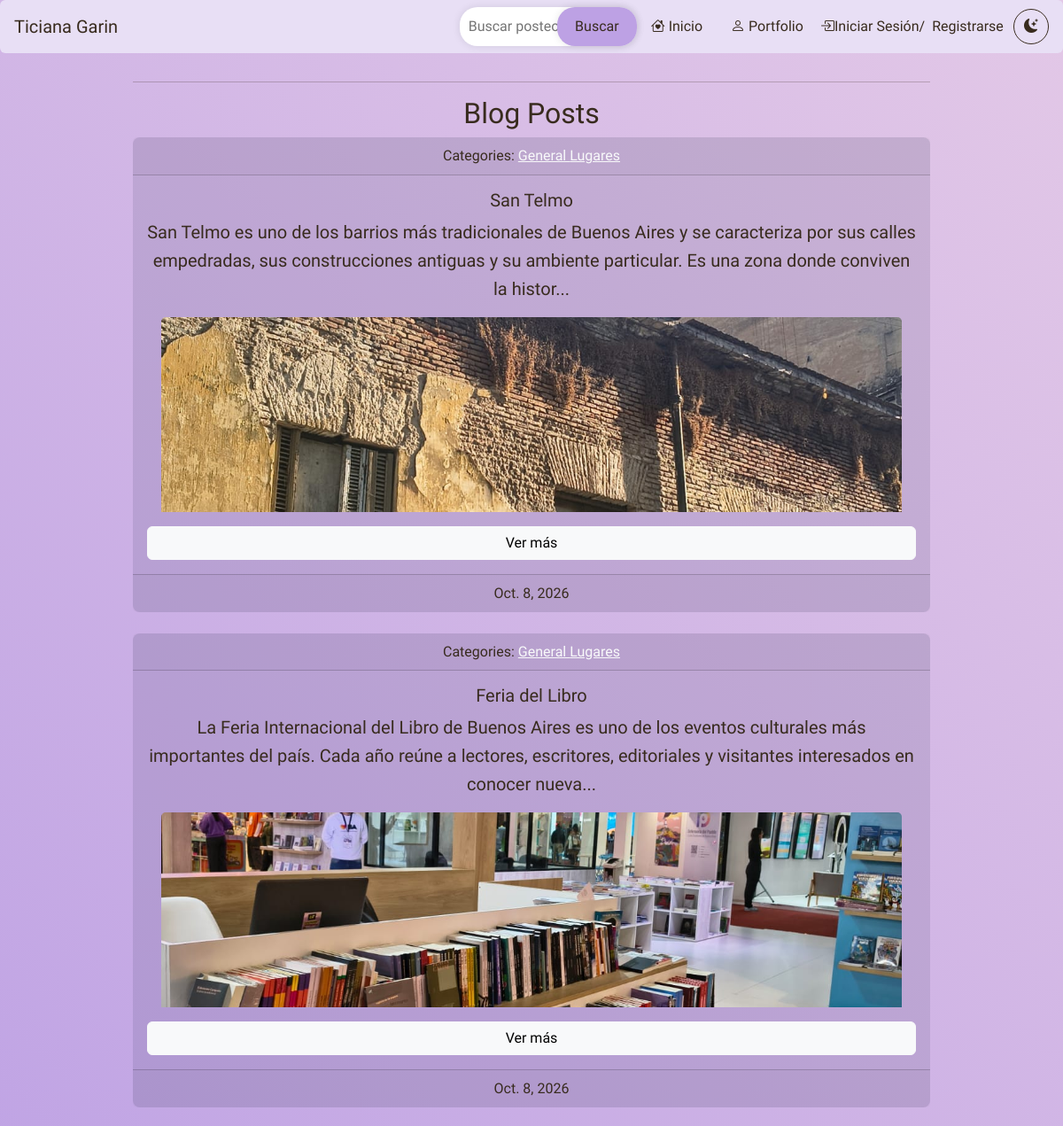
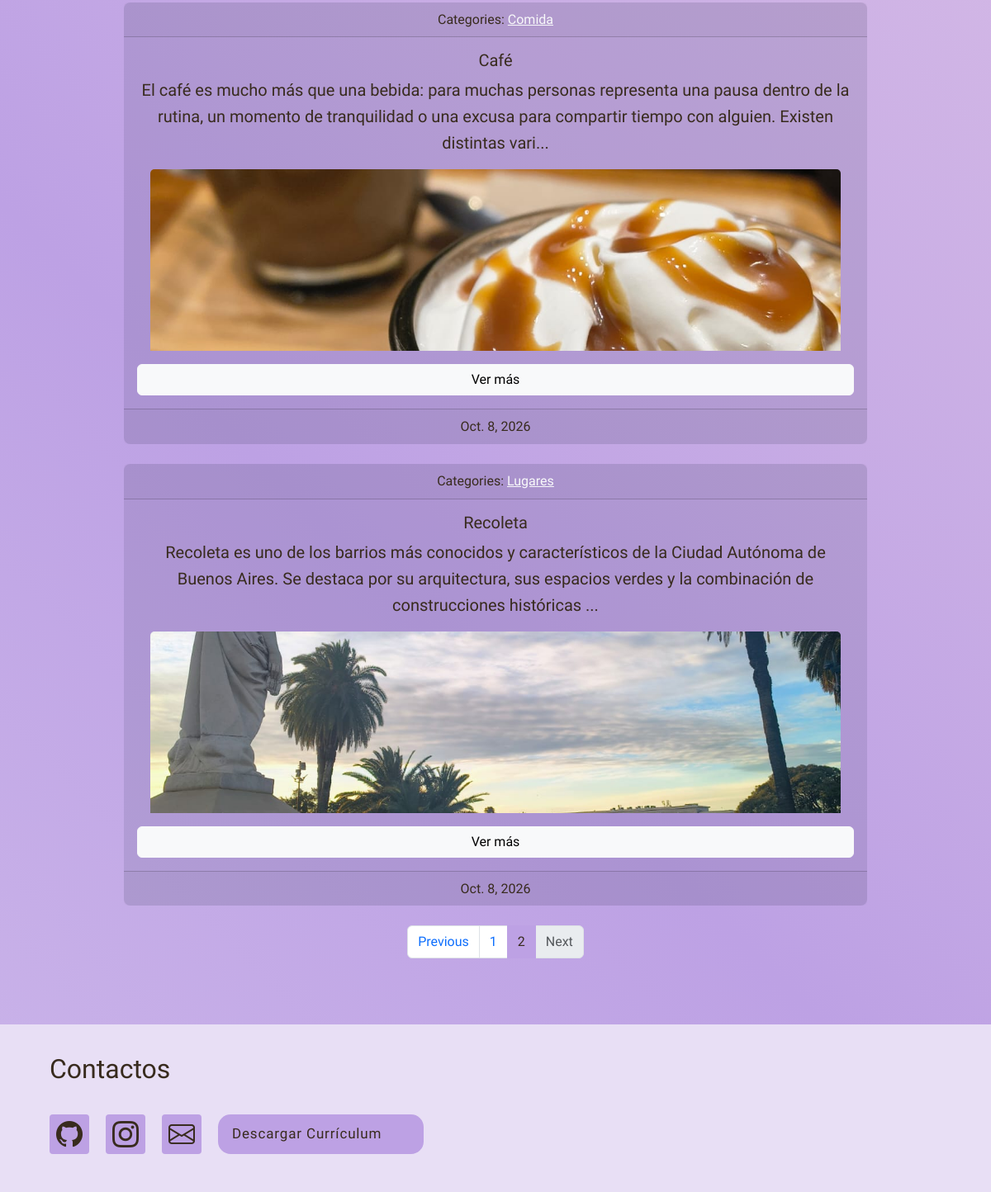
Screenshot of /blog/?page=2 with the database file from the repository (2 pictures, top to bottom).
### blog/models.py (models this page shows, shortened)
class Post(models.Model):
    title = models.CharField(max_length=255)
    body = models.TextField()
    image = models.ImageField(upload_to= "post/", blank= True, null= True)
    created_on = models.DateTimeField(auto_now_add=True)
    last_modified = models.DateTimeField(auto_now=True)
    categories = models.ManyToManyField("Category", related_name="posts")

class Category(models.Model):
    name = models.CharField(max_length=30)
    class Meta:
        verbose_name_plural = "categories"

### blog/views.py (the view)
# urls.py: path("", views.index, name="index"),
def index(request):
    posts = Post.objects.all().order_by("-created_on")
    categories = Category.objects.all()
    context = {
        "posts": posts,
        "categories": categories
    }
    paginator = Paginator(posts, 5)
    page_number = request.GET.get("page")
    post = paginator.get_page(page_number)
    context["post"] = post
    return render(request, "blog/index.html", context)

### blog/templates/blog/index.html (shortened to what this page needs)
{% extends "base.html" %}
{% load static %}
{% block page_css %}
    <link rel="stylesheet" href="{% static 'blog/index.css' %}?v=1">
{% endblock page_css %}
{% block page_title %}
    <h2>Blog Posts</h2>
{% endblock page_title %}
{% block page_content %}
    {% block posts %}
        <div class="posts-list">
        {% for item in post %}
            <div class="card text-center">
                <div class="card-header">
                    Categories:
                    {% for category in item.categories.all %}
                        <a href="{% url 'blog:blog_category' category.name %}?tema={{ request.GET.tema|default:'claro' }}" class="link-light">
                            {{ category.name }}
                        </a>
                    {% endfor %}
                </div>
                <div class="card-body">
                    <h5 class="card-title"> {{ item.title }}</h5>
                        <p>{{ item.body | slice:":200" }}...</p>
                    {% if item.image %}
                        <img class="card-img-top" src="{{ item.image.url }}" alt="{{ item.title }}">
                    {% endif %}
                    <a href="{% url 'blog:blog_detail' item.pk %}?tema={{ request.GET.tema|default:'claro' }}" class="btn btn-light">Ver más</a>
                </div>
                <div class="card-footer footer">
                    {{ item.created_on.date }}
                </div>
            </div>
        {% endfor %}
        </div>
        {% if post.has_other_pages %}
        <nav aria-label="Blog pagination" class="mt-4">
            <ul class="pagination justify-content-center">
                {% if post.has_previous %}
                    <li class="page-item">
                        <a class="page-link" href="?page={{ post.previous_page_number }}{% if request.GET.tema %}&amp;tema={{ request.GET.tema }}{% endif %}" aria-label="Previous page">Previous</a>
                    </li>
                {% else %}
                    <li class="page-item disabled"><span class="page-link">Previous</span></li>
                {% endif %}
                {% for number in post.paginator.page_range %}
                    {% if post.number == number %}
                        <li class="page-item active" aria-current="page"><span class="page-link">{{ number }}</span></li>
                    {% else %}
                        <li class="page-item"><a class="page-link" href="?page={{ number }}{% if request.GET.tema %}&amp;tema={{ request.GET.tema }}{% endif %}">{{ number }}</a></li>
                    {% endif %}
                {% endfor %}
                {% if post.has_next %}
                    <li class="page-item">
                        <a class="page-link" href="?page={{ post.next_page_number }}{% if request.GET.tema %}&amp;tema={{ request.GET.tema }}{% endif %}" aria-label="Next page">Next</a>
                    </li>
                {% else %}
                    <li class="page-item disabled"><span class="page-link">Next</span></li>
                {% endif %}
            </ul>
        </nav>
        {% endif %}
    {% endblock posts %}
{% endblock page_content %}

### blog/static/blog/styles.css (style rules this page uses)
:root { --margen: 20px; --fuentebody: 'Ysabeau Infant', sans-serif; --fuentetitle: 'Archivo Black', sans-serif; --gradient1: #e8dff5; --gradient2: #bda1e4; --gradient3: #f3d9e8; --text: #382b1e; --hover_color: #9d5da1; }
html { scroll-behavior: smooth; scroll-padding-top: 90px; }
html, body { height: auto; overflow-y: auto; }
body { margin: 0; min-height: 100vh; font-family: var(--fuentebody); color: var(--text); overflow-x: hidden; }
.footer { color:var(--text) }
.blog-content h2, .blog-content h5 { text-align: center; }
.blog-content .card { width: 100%; margin-inline: auto; margin-block: 0; padding: 0; border-radius: 8px; }
.pagination .page-item.active .page-link { background-color: var(--gradient2); border-color: var(--gradient2); color: var(--text); }
.blog-content p { text-indent: 0; }
p { font-size: 20px; text-indent: 20px; }
nav { width: 100%; border: none }
.card { border: none; margin-top: 20px; margin-bottom: 20px; background-color: rgba(16, 23, 56, 0.10); color: var(--text); display: flex; flex-direction: column; }
.card-body { display: flex; flex: 1; flex-direction: column; }
.animated-gradient { position: relative; background: linear-gradient( 45deg, var(--gradient1) 0%, var(--gradient2) 50%, var(--gradient3) 100% ); background-size: 200% 200%; animation: gradient-shift 8s ease alternate infinite; color: var(--text); text-align: left; }

### blog/static/blog/index.css (style rules this page uses)
.posts-list { display: flex; flex-direction: column; gap: 1.5rem; }
.blog-content .card .card-img-top { display: block; width: calc(100% - 2rem); height: 220px; margin-inline: auto; object-fit: cover; }

### rows the page displays
Post: title "San Telmo", body "San Telmo es uno de los barrios más tradicionales de Buenos Aires y se caracteriza por sus calles empedradas, sus construcciones antiguas y su ambiente particular. Es una zona donde conviven la histor", image (picture), created_on "Oct. 8, 2026"
Category: name "General"
Category: name "Lugares"
Post: title "Feria del Libro", body "La Feria Internacional del Libro de Buenos Aires es uno de los eventos culturales más importantes del país. Cada año reúne a lectores, escritores, editoriales y visitantes interesados en conocer nueva", image (picture), created_on "Oct. 8, 2026"
Post: title "Café", body "El café es mucho más que una bebida: para muchas personas representa una pausa dentro de la rutina, un momento de tranquilidad o una excusa para compartir tiempo con alguien. Existen distintas vari", image (picture), created_on "Oct. 8, 2026"
Category: name "Comida"
Post: title "Recoleta", body "Recoleta es uno de los barrios más conocidos y característicos de la Ciudad Autónoma de Buenos Aires. Se destaca por su arquitectura, sus espacios verdes y la combinación de construcciones históricas", image (picture), created_on "Oct. 8, 2026"

### other values shown
{{ number }} "1"
{{ number }} "2"
